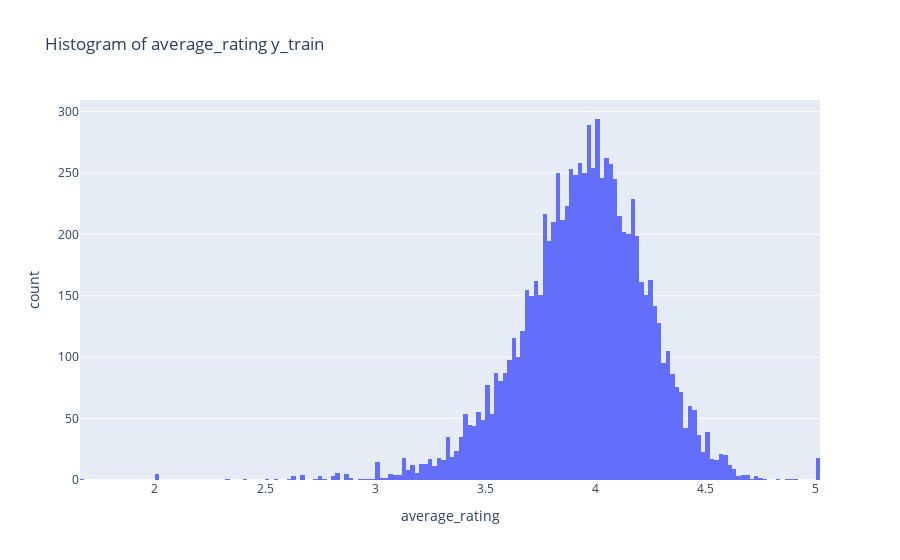

The notebook cell this image was saved under:
### Code cell
fig = px.histogram(y_train, x='average_rating', title='Histogram of average_rating y_train')
fig.show()

### Figure 1 — Plotly figure (JSON) as saved in the notebook; plotly's stock layout.template omitted (floating-point values rounded to 4 significant figures; data arrays with more than 128 entries replaced by an {"elided": "..."} marker saying what was removed)
{"data": [{"alignmentgroup": "True", "bingroup": "x", "hovertemplate": "average_rating=%{x}<br>count=%{y}<extra></extra>", "legendgroup": "", "marker": {"color": "#636efa", "pattern": {"shape": ""}}, "name": "", "offsetgroup": "", "orientation": "v", "showlegend": false, "type": "histogram", "x": {"elided": "8786 float values"}, "xaxis": "x", "yaxis": "y"}], "layout": {"barmode": "relative", "legend": {"tracegroupgap": 0}, "title": {"text": "Histogram of average_rating y_train"}, "xaxis": {"anchor": "y", "domain": [0, 1], "title": {"text": "average_rating"}}, "yaxis": {"anchor": "x", "domain": [0, 1], "title": {"text": "count"}}}}
